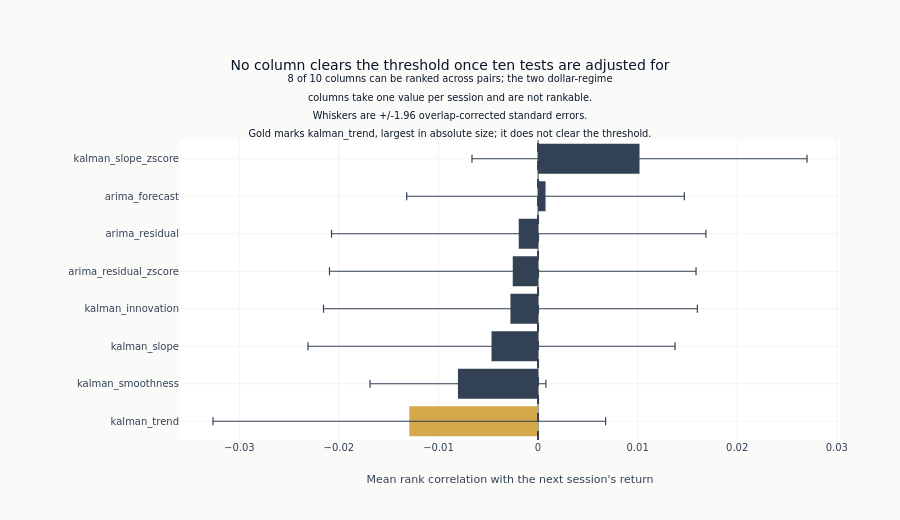

The cell this chart's notebook holds for it:
### Markdown cell above
The bars carry no printed values: the table above already gives every estimate to three
decimals, and repeating them on the chart competes with the whiskers for the same space.
What the chart adds is the comparison - which columns lean the same way, and how much of
each estimate is spanned by its own uncertainty.

### Code cell
if len(eval_summary):
    fig = go.Figure(
        go.Bar(
            x=plot_summary["ic_mean"],
            y=plot_summary["feature"],
            orientation="h",
            marker_color=bar_colors,
            # Without the interval a bar three times the width of another reads as
            # three times the evidence.
            error_x={
                "type": "data",
                "array": (1.96 * plot_summary["hac_se"]).to_list(),
                "color": COLORS["neutral"],
                "thickness": 1.2,
                "width": 4,
            },
            showlegend=False,
        )
    )
    fig.add_vline(x=0, line_dash="dash", line_color=COLORS["neutral"])
    fig.update_layout(
        title=ic_title,
        xaxis_title="Mean rank correlation with the next session's return",
        yaxis_title="",
        margin={"l": 180, "r": 60, "t": 140},
        height=520,
    )
    show_plotly_with_alt(
        fig,
        "Horizontal bars of the mean rank correlation between each model-derived column "
        "and the next session's return, ordered from the most negative at the bottom to "
        "the most positive at the top, each carrying a whisker of plus and minus 1.96 "
        f"overlap-corrected standard errors. {len(feature_names)} columns are shown. "
        "Every estimate is small against its own whisker, and the whiskers cross the "
        "zero rule the chart draws, so the bars are ordered by size without any of them "
        "standing clear of its own uncertainty.",
    )
else:
    print(f"Chart omitted: no session reaches {MIN_PAIRS_PER_DATE} pairs.")

### Figure 1 — Plotly figure (JSON) as saved in the notebook; plotly's stock layout.template omitted (floating-point values rounded to 4 significant figures)
{"data": [{"error_x": {"array": [0.01971, 0.008833, 0.01843, 0.01877, 0.01841, 0.0188, 0.01394, 0.01682], "color": "#334155", "thickness": 1.2, "type": "data", "width": 4}, "marker": {"color": ["#D4A84B", "#334155", "#334155", "#334155", "#334155", "#334155", "#334155", "#334155"]}, "orientation": "h", "showlegend": false, "type": "bar", "x": [-0.01293, -0.008046, -0.004672, -0.002773, -0.00254, -0.001941, 0.0007515, 0.01019], "y": ["kalman_trend", "kalman_smoothness", "kalman_slope", "kalman_innovation", "arima_residual_zscore", "arima_residual", "arima_forecast", "kalman_slope_zscore"]}], "layout": {"height": 520, "margin": {"l": 180, "r": 60, "t": 140}, "shapes": [{"line": {"color": "#334155", "dash": "dash"}, "type": "line", "x0": 0, "x1": 0, "xref": "x", "y0": 0, "y1": 1, "yref": "y domain"}], "title": {"text": "No column clears the threshold once ten tests are adjusted for<br><sup>8 of 10 columns can be ranked across pairs; the two dollar-regime<br>columns take one value per session and are not rankable.<br>Whiskers are +/-1.96 overlap-corrected standard errors.<br>Gold marks kalman_trend, largest in absolute size; it does not clear the threshold.</sup>"}, "xaxis": {"title": {"text": "Mean rank correlation with the next session's return"}}, "yaxis": {"title": {"text": ""}}}}
